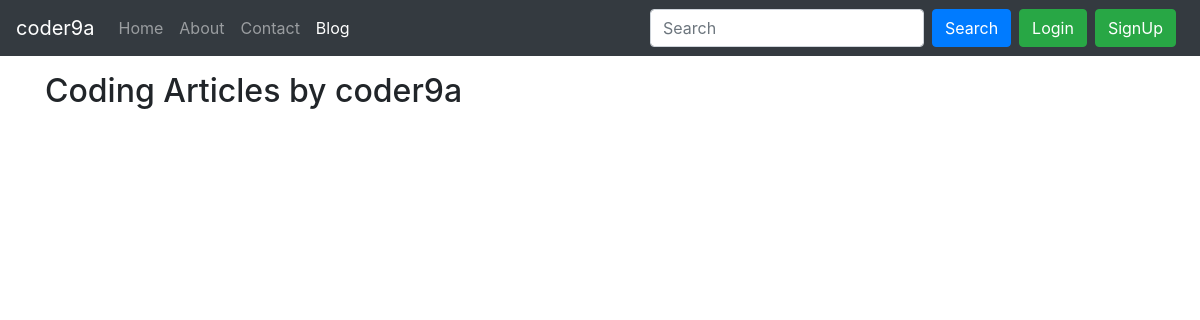
The page /blog/ on the database as committed earlier.
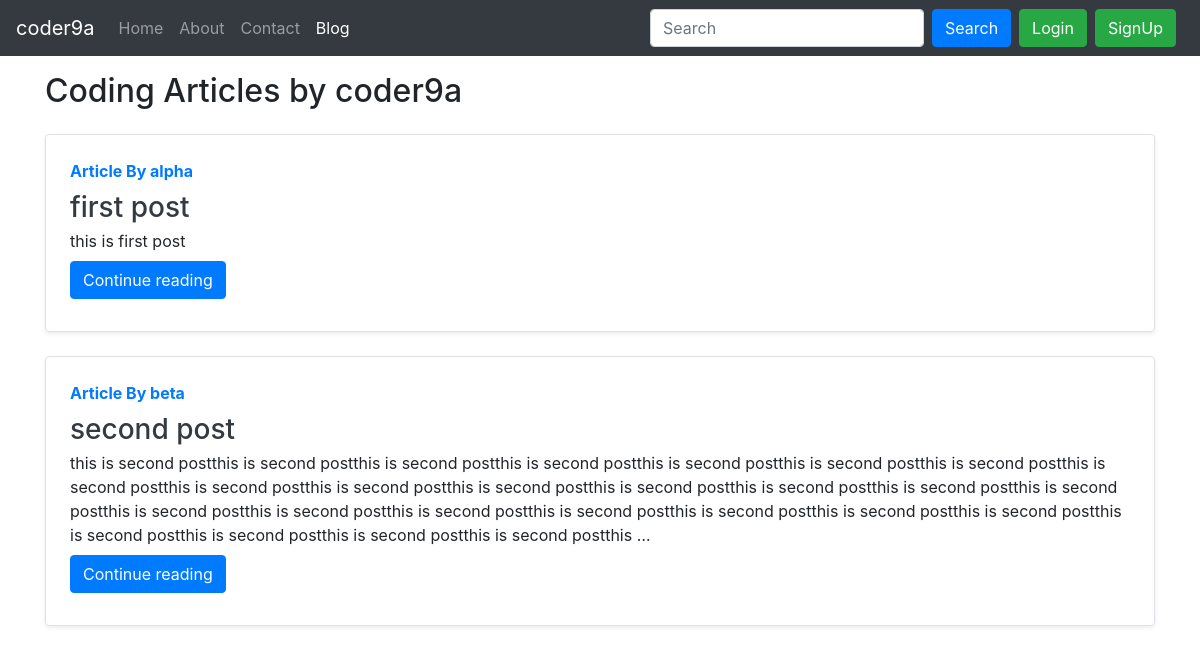
The same page on the database as committed later.
### blog/models.py (models this page shows, shortened)
class Post(models.Model):
    sno = models.AutoField(primary_key=True)
    title = models.CharField(max_length=255)
    author = models.CharField(max_length=14)
    slug = models.CharField(max_length=130)
    timeStamp = models.DateTimeField(blank=True)
    content = models.TextField()

### blog/views.py (the view)
# urls.py: path('', views.blogHome, name="bloghome"),
def blogHome(request):
    allPosts = Post.objects.all()
    context = {'allPosts': allPosts}
    return render(request, "blog/bloghome.html", context)

### templates/blog/bloghome.html (shortened to what this page needs)
{% extends 'base.html' %}
{% block blogactive %} active {% endblock blogactive %}
{% block body %}
<div class="container my-3">
    <h2>Coding Articles by coder9a</h2>
    {% for post in allPosts %}
    <div class="row no-gutters border rounded overflow-hidden flex-md-row mb-4 shadow-sm h-md-250 my-4 position-relative">
        <div class="col p-4 d-flex flex-column position-static">
            <strong class="d-inline-block mb-2 text-primary">Article By {{post.author}}</strong>
            <h3 class="mb-0"><a class="text-dark" href="/blog/{{post.slug}}">{{post.title}}</a></h3>
            <p class="card-text mb-auto">{{post.content | truncatechars:500}}</p>
            <div class="my-2">
            	<a href="/blog/{{post.slug}}" role="button" class="btn btn-primary">Continue reading</a>
            </div>
        </div>
    </div>
    {% endfor %}
 {% endblock %}

Rows that differ between the two databases and show on the page:
added Post: author "alpha", title "first post", content "this is first post"
added Post: author "beta", title "second post", content "this is second postthis is second postthis is second postthis is second postthis is second postthis is second postthis is second postthis is second postthis is second postthis is second postthis is second postthis is second postthis is second postthis is second postthis is second postthis is second postthis is second postthis is second postthis is second postthis is second postthis is second postthis is second postthis is second postthis is second postthis is second postthis is second postthis …"
